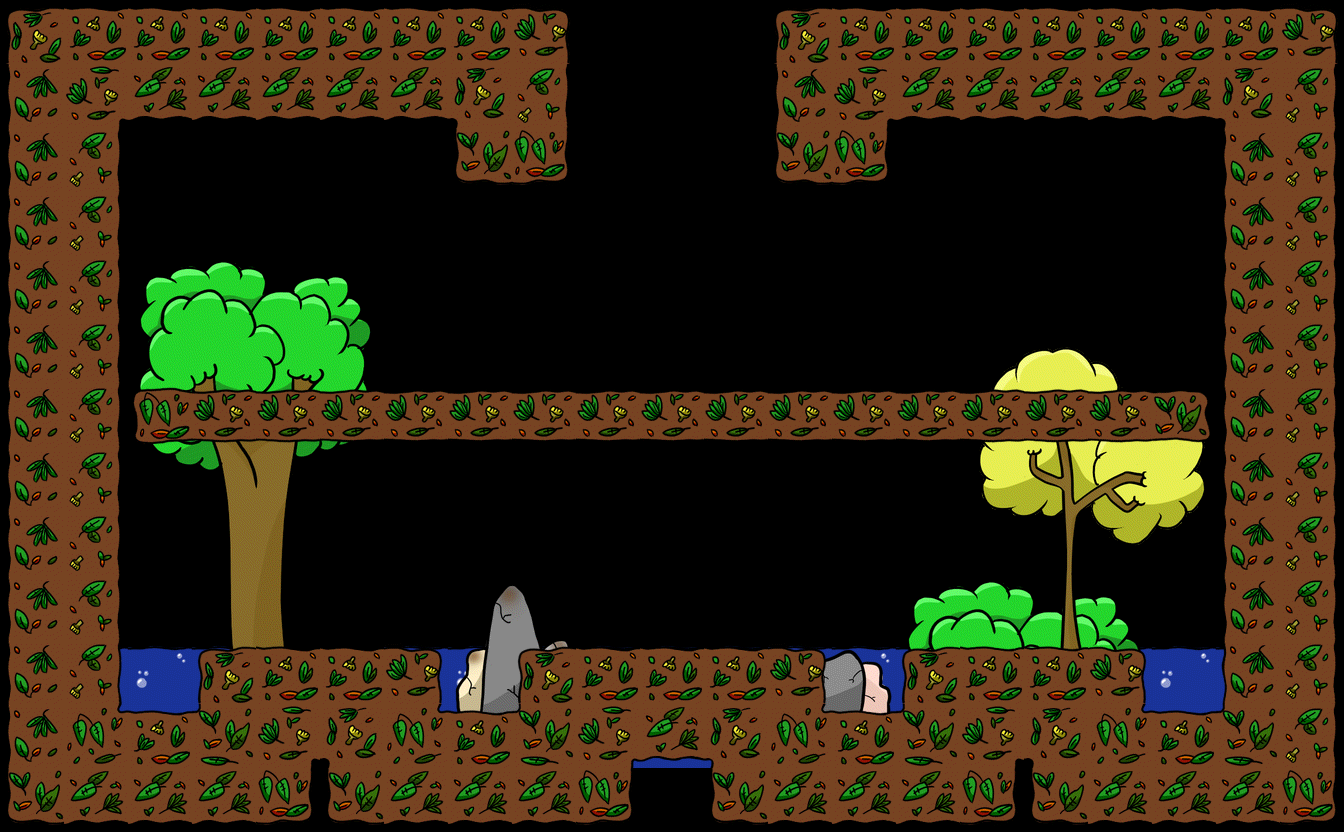

A 2D game scene composited from a Tiled map and its tileset images. What follows is a short description and the map's XML, with each tile layer's data collapsed to a summary:
An orthogonal 21x13 tile map with 64x64 px tiles, 4 tile layers (Capa de patrones 2, Capa de patrones 4, Capa de patrones 3, Capa de patrones 1), 2 tilesets and 15 objects (8x 0, 5x 1).

<map version="1.0" orientation="orthogonal" width="21" height="13" tilewidth="64" tileheight="64">
 <tileset firstgid="1" name="pack_e" tilewidth="64" tileheight="64">
  <image source="pack_e_01.png" width="704" height="704" />
 </tileset>
 <tileset firstgid="122" name="pack" tilewidth="64" tileheight="64" spacing="2" margin="2">
  <image source="pack_01.png" width="860" height="200" />
 </tileset>
 <layer name="Capa de patrones 2" width="21" height="13">
  <data>[273 cells, 30 non-empty, 2 distinct tile ids]</data>
 </layer>
 <layer name="Capa de patrones 4" width="21" height="13">
  <data>[273 cells, 8 non-empty, 8 distinct tile ids]</data>
 </layer>
 <layer name="Capa de patrones 3" width="21" height="13">
  <data>[273 cells, 62 non-empty, 62 distinct tile ids]</data>
 </layer>
 <layer name="Capa de patrones 1" width="21" height="13">
  <data>[273 cells, 147 non-empty, 15 distinct tile ids]</data>
 </layer>
 <objectgroup name="border" width="21" height="13">
  <object x="567" y="139">
   <polyline points="0,-123 0,44 -108,44 -109,-18 -448,-16 -450,573 -364,574 -365,512 -132,511 -131,571 -44,571 -45,512 255,510 255,575 339,575 339,513 575,513 576,573 660,572 657,-13 320,-15 320,44 209,44 209,-121" />
  </object>
  <object type="0" x="622" y="390">
   <polyline points="-486,-1 583,1" />
  </object>
 </objectgroup>
 <objectgroup name="player" width="21" height="13">
  <object type="0" x="640" y="320" width="64" height="64" />
 </objectgroup>
 <objectgroup name="water" width="21" height="13">
  <object x="121" y="673">
   <polyline points="0,0 1105,1" />
  </object>
 </objectgroup>
 <objectgroup name="logic" width="21" height="13">
  <object type="0" x="288" y="384" width="64" height="64">
   <properties>
    <property name="color" value="2" />
   </properties>
  </object>
  <object type="0" x="992" y="384" width="64" height="64">
   <properties>
    <property name="color" value="2" />
   </properties>
  </object>
  <object type="1" x="576" y="64" width="64" height="64">
   <properties>
    <property name="color" value="2" />
   </properties>
  </object>
  <object type="1" x="640" y="64" width="64" height="64">
   <properties>
    <property name="color" value="2" />
   </properties>
  </object>
  <object type="1" x="704" y="64" width="64" height="64">
   <properties>
    <property name="color" value="2" />
   </properties>
  </object>
  <object type="1" x="640" y="0" width="64" height="64">
   <properties>
    <property name="color" value="0" />
   </properties>
  </object>
 </objectgroup>
 <objectgroup name="boss" width="21" height="13">
  <object type="1" x="576" y="576" width="64" height="64" />
  <object type="0" x="576" y="576" width="64" height="64" />
  <object type="0" x="256" y="576" width="64" height="64" />
  <object type="0" x="896" y="576" width="64" height="64" />
 </objectgroup>
 <objectgroup name="end" width="21" height="13">
  <object type="0" x="672" y="192" width="64" height="64" />
 </objectgroup>
</map>
